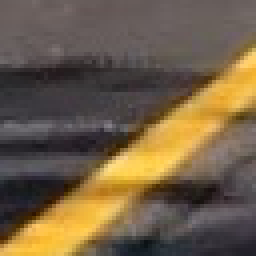
#> input picture false_positives/bbox1024_0.png, 64 x 64 px, given in place of image0000.png, which was not available (shown 4 times larger)
$ jupyter execute --allow-errors notebook.ipynb   (shell and % lines are left out)   (older library calls are emulated)   (text cells are left out)
#> lines starting #> are read from the running program, lines starting #| are printed output that depends on the picture; pictures that were not available may be replaced by others from this repository, and a replacement may not be noted
[cell 1]
import cv2
import glob
import matplotlib.pyplot as plt
import matplotlib.image as mpimg
import numpy as np
import os
from random import randint
from sklearn import tree
from skimage.feature import blob_doh, corner_peaks, hog
from skimage.io import imread, imsave
from skimage.morphology import watershed
from scipy import ndimage as ndi
from scipy.ndimage.measurements import label
from sklearn.calibration import CalibratedClassifierCV
from sklearn.model_selection import train_test_split
from sklearn.preprocessing import StandardScaler
from sklearn.svm import LinearSVC


print('Success: Imported libraries.')

[cell 2]
# Read in example images
img_vehicle_far = imread('vehicles/GTI_Far/image0000.png')
#> img_vehicle_far is the input picture: shape (64, 64, 3); mean R, G, B 112.3, 94.8, 71.1
img_vehicle_left = imread('vehicles/GTI_Left/image0009.png')
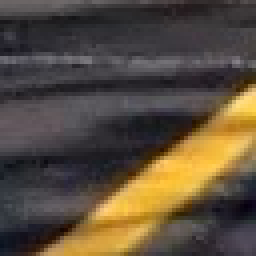
#> input picture false_positives/bbox1099_0.png, 64 x 64 px, given in place of image0009.png, which was not available (shown 4 times larger)
#> img_vehicle_left is the input picture: shape (64, 64, 3); mean R, G, B 89.7, 77, 61.1
img_vehicle_middle = imread('vehicles/GTI_MiddleClose/image0000.png')
#> (the rest of this cell did not finish here and is left out)

#> (a cell that did not finish here is left out)

[cell 4]
def add_filenames_to_list(list_, filenames_):
    for filename in filenames_:
        list_.append(filename)

# Vehicles
car_filepaths = []
#> car_filepaths = []
car_directories = ['vehicles/GTI_Far/',
                   'vehicles/GTI_Left/',
                   'vehicles/GTI_MiddleClose/',
                   'vehicles/GTI_Right/',
                   'vehicles/KITTI_extracted/']
for folder in car_directories:
    glob_filenames = glob.glob(folder + '*.png')
    add_filenames_to_list(car_filepaths, glob_filenames)
#> after the loop in add_filenames_to_list, `for filename in filenames_:`: list_ = 1 item


# Non-Vehicles
notcar_filepaths = []
notcar_directories = ['non-vehicles/GTI/',
                      'non-vehicles/Extras/']
for folder in notcar_directories:
    glob_filenames = glob.glob(folder + '*.png')
    add_filenames_to_list(notcar_filepaths, glob_filenames)


print('# car_filepaths = {}'.format(len(car_filepaths)))
#| # car_filepaths = 5
print('# notcar_filepaths = {}'.format(len(notcar_filepaths)))
print('Success: Created image name lists.')

[cell 5]
# Define a function to return HOG features vector and visualization
def get_hog_features(img_, orient_, pix_per_cell_, cell_per_block_, vis_=False):
    # Call with two outputs if vis==True
    if vis_ == True:
        features, hog_image = hog(img_, orientations=orient_, pixels_per_cell=(pix_per_cell_, pix_per_cell_),
                                  cells_per_block=(cell_per_block_, cell_per_block_), transform_sqrt=True,
                                  visualise=vis_, feature_vector=True)
        return features, hog_image
    # Otherwise call with one output
    else:
        features = hog(img_, orientations=orient_, pixels_per_cell=(pix_per_cell_, pix_per_cell_),
                       cells_per_block=(cell_per_block_, cell_per_block_), transform_sqrt=True,
                       visualise=vis_, feature_vector=True)
        return features


'''
test it...
'''
PIX_PER_CELL = 8
CELL_PER_BLOCK = 2
ORIENT = 9

hog_test_img = imread('vehicles/GTI_Left/image0009.png')
hog_test_gray = cv2.cvtColor(hog_test_img, cv2.COLOR_RGB2GRAY)
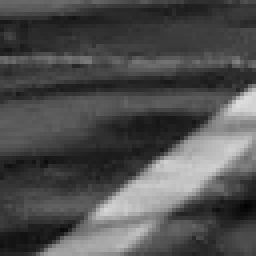
#> hog_test_gray: shape (64, 64) (shown 4 times larger); min 3, max 221, mean 78.9
features, hog_test_result = get_hog_features(hog_test_gray, ORIENT, PIX_PER_CELL, CELL_PER_BLOCK, vis_=True)
#> in get_hog_features, `features, hog_image = hog(img_, orientations=orient_, pixels_per_cell=..`: features = 1764 values, max 0.43 at index 1163, min 0 at index 16, mean 0.115
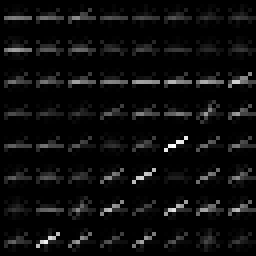
#> hog_test_result: shape (64, 64) float64 (shown 4 times larger); min 0, max 2.46, mean 0.129; drawn with min black and max white

# Display
f1, (a11, a12) = plt.subplots(1, 2, figsize=(4, 3))
f1.tight_layout()
a11.imshow(hog_test_img)
a11.set_title('Test Image', fontsize=10)
a12.imshow(hog_test_result, cmap='gray')
a12.set_title('HOG Image', fontsize=10)
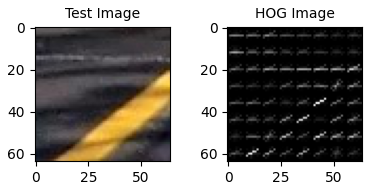
#> figure drawn by matplotlib, 2 panels

[cell 6]
# Define a function to extract features from a list of images
#   uses Lab color space and only hog features
def extract_features(img_, spatial_size_=(32, 32),
                           hist_bins_=32, hist_range_=(0, 256), orient_=9,
                           pix_per_cell_=8, cell_per_block_=2):
    # apply color conversion
#> called with spatial_size_ = (32, 32), hist_bins_ = 32, hist_range_ = (0, 256), orient_ = 9, pix_per_cell_ = 8, cell_per_block_ = 2
    img_lab = cv2.cvtColor(img_, cv2.COLOR_RGB2Lab)
#> img_lab: shape (64, 64, 3); mean of channels 0, 1, 2 103.8, 132.4, 142.4
    # create feature vectors
    hog_features_0 = get_hog_features(img_lab[:,:,0], orient_,
            pix_per_cell_, cell_per_block_, vis_=False)
#> call 2 of get_hog_features, with orient_ = 9, pix_per_cell_ = 8, cell_per_block_ = 2, vis_ = False
#> in get_hog_features (call 2), `features = hog(img_, orientations=orient_, pixels_per_cell=(pix_per_ce..`: features = 1764 values, max 0.543 at index 245, min 0 at index 8, mean 0.12
#> in get_hog_features (call 2), `features = hog(img_, orientations=orient_, pixels_per_cell=(pix_per_ce..`:
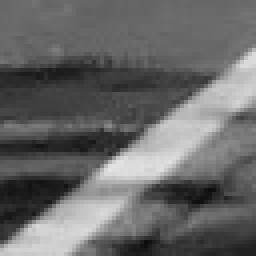
#> img_: shape (64, 64) (shown 4 times larger); min 12, max 228, mean 103.8
#> hog_features_0 has the same summary as features in get_hog_features
    hog_features_1 = get_hog_features(img_lab[:,:,1], orient_,
            pix_per_cell_, cell_per_block_, vis_=False)
#> call 3 of get_hog_features, with orient_ = 9, pix_per_cell_ = 8, cell_per_block_ = 2, vis_ = False
#> in get_hog_features (call 3), `features = hog(img_, orientations=orient_, pixels_per_cell=(pix_per_ce..`: features = 1764 values, max 0.552 at index 49, min 0 at index 0, mean 0.129
#> in get_hog_features (call 3), `features = hog(img_, orientations=orient_, pixels_per_cell=(pix_per_ce..`:
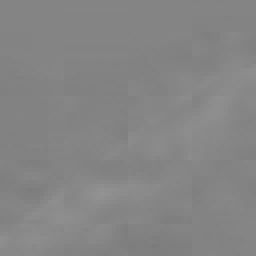
#> img_: shape (64, 64) (shown 4 times larger); min 123, max 147, mean 132.4
#> hog_features_1 has the same summary as features in get_hog_features
    hog_features_2 = get_hog_features(img_lab[:,:,2], orient_,
            pix_per_cell_, cell_per_block_, vis_=False)
#> call 4 of get_hog_features, with orient_ = 9, pix_per_cell_ = 8, cell_per_block_ = 2, vis_ = False
#> in get_hog_features (call 4), `features = hog(img_, orientations=orient_, pixels_per_cell=(pix_per_ce..`: features = 1764 values, max 0.642 at index 641, min 0 at index 1, mean 0.104
#> in get_hog_features (call 4), `features = hog(img_, orientations=orient_, pixels_per_cell=(pix_per_ce..`:
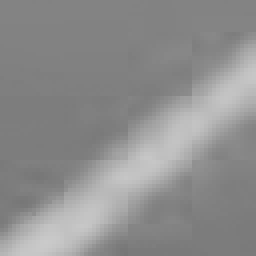
#> img_: shape (64, 64) (shown 4 times larger); min 118, max 202, mean 142.4
#> hog_features_2 has the same summary as features in get_hog_features
    # concat features
    return np.concatenate((hog_features_0, hog_features_1, hog_features_2))


# Define a function to extract features from a list of images
def extract_features_files(filepaths_, spatial_size_=(32, 32),
                           hist_bins_=32, hist_range_=(0, 256), orient_=9,
                           pix_per_cell_=8, cell_per_block_=2):
    features_list = []   #list to append feature vectors to
    for filepath in filepaths_:
        image = imread(filepath)
        #image = image.astype(np.float32)
        features_single = extract_features(image, spatial_size_,
                           hist_bins_, hist_range_, orient_,
                           pix_per_cell_, cell_per_block_)
#> features_single = 5292 values, max 0.642 at index 4169, min 0 at index 8, mean 0.118

        if np.isnan(features_single).any():
            print(filepath)

        features_list.append(features_single)
    return features_list


'''
run it...
'''
# find features
print('Extracting car features...')
car_features = extract_features_files(car_filepaths, orient_=ORIENT,
                                      pix_per_cell_=PIX_PER_CELL,
                                      cell_per_block_=CELL_PER_BLOCK)
print('Extracting non-car features...')
notcar_features = extract_features_files(notcar_filepaths, orient_=ORIENT,
                                         pix_per_cell_=PIX_PER_CELL,
                                         cell_per_block_=CELL_PER_BLOCK)
#> notcar_features = 2 items
print('Features found.')

[cell 7]
def preprocess_features(car_features_, notcar_features_):
    # Create an array stack of feature vectors
    X = np.vstack((car_features_, notcar_features_)).astype(np.float64)
    # Fit a per-column scaler
    X_scaler = StandardScaler().fit(X)
    # Get mean=0 and variance=1
    return X_scaler.transform(X), X_scaler

# Define the labels vector
def create_labels(car_features_, notcar_features_):
    return np.hstack((np.ones(len(car_features_)), np.zeros(len(notcar_features_))))


'''
run it...
'''
scaled_features, data_scaler = preprocess_features(car_features, notcar_features)
total_labels = create_labels(car_features, notcar_features)

print('scaled_features.shape = ', scaled_features.shape)
#| scaled_features.shape =  (7, 5292)
print('total_labels.shape = ', total_labels.shape)
#| total_labels.shape =  (7,)

[cell 8]
# Split up data into randomized training and test sets
def split_test_and_train(X_, Y_, test_size_=0.2):
    start_rand = np.random.randint(0, 100)
    X_train, X_test, Y_train, Y_test = \
      train_test_split(X_, Y_, test_size=test_size_, random_state=start_rand)
    return (X_train, X_test, Y_train, Y_test)

# Calibrated Linear Support-Vector-Classifier
def train_svc(X_train_, X_test_, Y_train_, Y_test_, c_=1.0):
    # setup linear support-vector-classifier
    svc = LinearSVC(C=c_)
    # setup and train calibrated classifier
    cal_svc = CalibratedClassifierCV(svc)
    cal_svc.fit(X_train_, Y_train_)
    # Check the score of the classifier
    print('Train Accuracy of SVC = ', cal_svc.score(X_train_, Y_train_))
    print('Test Accuracy of SVC = ', cal_svc.score(X_test_, Y_test_))
    return cal_svc

'''
run it...
'''
x_train, x_test, y_train, y_test = \
  split_test_and_train(scaled_features, total_labels)
print('Split data.')
#> (the rest of this cell did not finish here and is left out)

[cell 9]
# [54 lines left out: functions draw_boxes, slide_window, not called in this run]

'''
test it...
'''
#> (the rest of this cell did not finish here and is left out)

[cell 10]
# [29 lines left out: function find_cars, not called in this run]

# map the inputs to the function blocks
color_dict = {0: (255,   0,   0),  #red
              1: (  0, 255,   0),  #green
              2: (  0,   0, 255),  #blue
              3: (255, 255,   0),  #yellow
              4: (255,   0, 255),  #purple
              5: (255, 140,   0)   #orange
}
#> color_dict = {0: (255, 0, 0), 1: (0, 255, 0), 2: (0, 0, 255), 3: (255, 255, 0), 4: (255, 0, 255), 5: (255, 140, 0)}

# [4 lines left out: function draw_detections, not called in this run]


'''
test it...
'''
#> (the rest of this cell did not finish here and is left out)

[cell 11]
# find cars with different size windows
# [9 lines left out: function find_cars_multiSize, not called in this run]

def findAndDraw_cars_multiSize(img_, window_sizes_, overlaps_, startStops_, scaler_, classifier_):
    detections = find_cars_multiSize(img_, window_sizes_, overlaps_, startStops_, scaler_, classifier_)
    return draw_detections(np.copy(img_), detections)

'''
test it...
'''
#> (the rest of this cell did not finish here and is left out)

[cell 12]
# [17 lines left out: function detect_on_test_images, not called in this run]

'''
test it...
'''
IMG_NAMES = os.listdir('test_images/')
#> IMG_NAMES = ['bbox1024_0.png']
#> (the rest of this cell did not finish here and is left out)

#> (a cell that did not finish here is left out)

[cell 14]
# Test udacity suggested code

# [36 lines left out: functions add_heat, apply_threshold, bbox_from_labels, bboxes_from_detections, not called in this run]


'''
Test it...
'''
#> (the rest of this cell did not finish here and is left out)

[cell 15]
# [21 lines left out: function bound_test_images, not called in this run]

'''
test it...
'''
IMG_NAMES = os.listdir('test_images/')
#> (the rest of this cell did not finish here and is left out)

[cell 16]
# $ mkdir non-vehicles/false_positives

from matplotlib import interactive
interactive(True)

# [57 lines left out: functions check_false_positive, find_cars_review, find_cars_multiSize_review, not called in this run]


'''
Let's try it...
'''
is_left = True
img_names = os.listdir('test_images/')

#> (the rest of this cell did not finish here and is left out)

[cell 17]
# Get new list of non-vehicle images
notcar_filepaths = []
notcar_directories = ['non-vehicles/GTI/',
                      'non-vehicles/Extras/',
                      'non-vehicles/false_positives/']
for folder in notcar_directories:
    glob_filenames = glob.glob(folder + '*.png')
    add_filenames_to_list(notcar_filepaths, glob_filenames)


print('# car_filepaths = {}'.format(len(car_filepaths)))
print('# notcar_filepaths = {}'.format(len(notcar_filepaths)))

[cell 18]
# retrain...
car_features = extract_features_files(car_filepaths, orient_=ORIENT,
                                      pix_per_cell_=PIX_PER_CELL,
                                      cell_per_block_=CELL_PER_BLOCK)
notcar_features = extract_features_files(notcar_filepaths, orient_=ORIENT,
                                         pix_per_cell_=PIX_PER_CELL,
                                         cell_per_block_=CELL_PER_BLOCK)
print('Features found.')

# preproces data (redo on color space)
scaled_features, data_scaler = preprocess_features(car_features, notcar_features)
total_labels = create_labels(car_features, notcar_features)
print('Data preprocessed.')

# split and train (redo on color space)
x_train, x_test, y_train, y_test = \
  split_test_and_train(scaled_features, total_labels)
trained_svc = train_svc(x_train, x_test, y_train, y_test, 1000.0)
